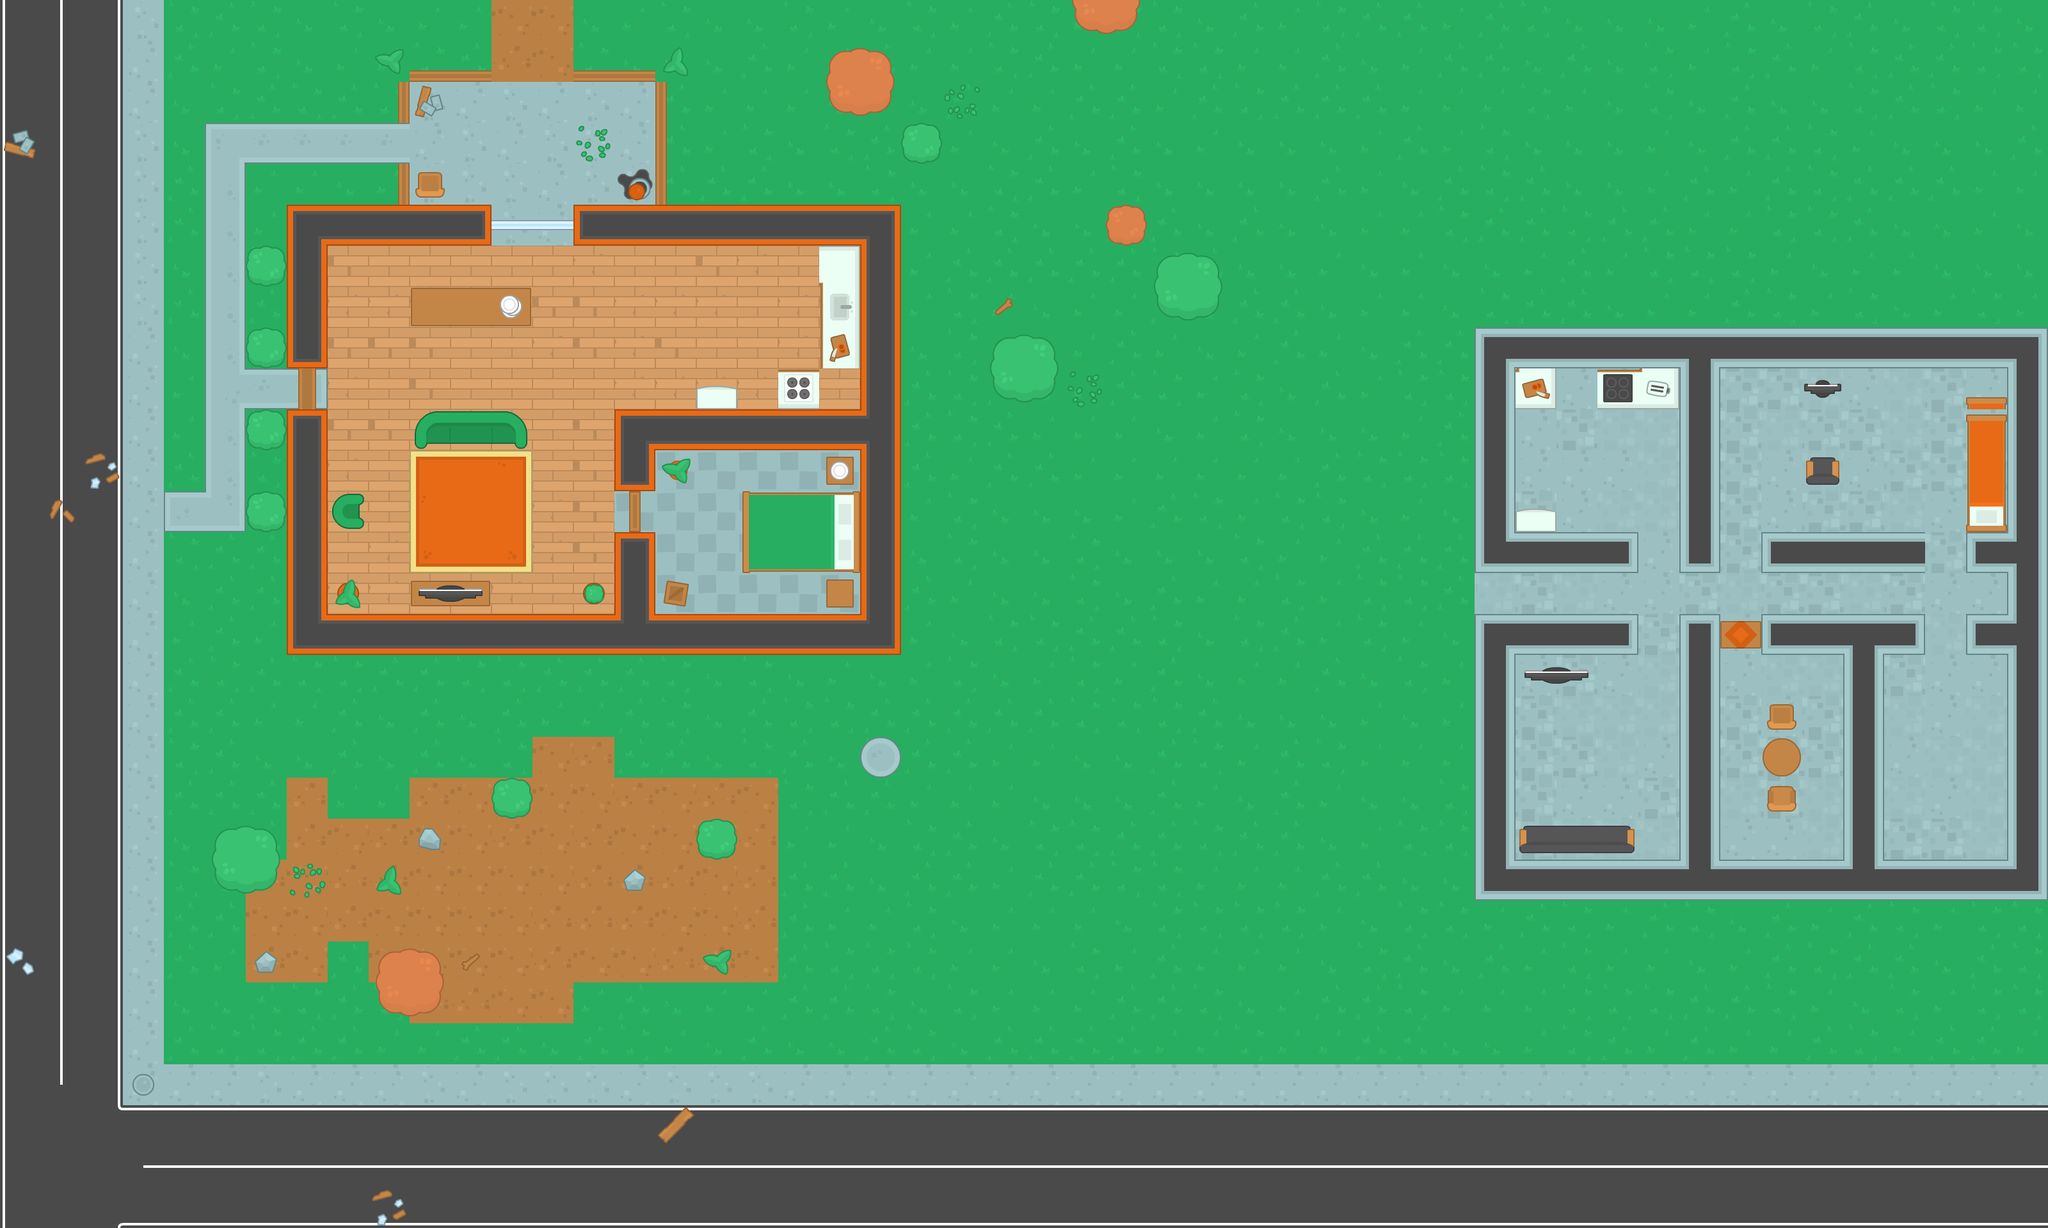

Rendered tile map (Tiled .tmx) drawn with the repository's tilesets; below, a short description and the map source with its tile grids summarised:
An orthogonal 50x30 tile map with 64x64 px tiles, 4 tile layers (ground, walls, items, decorations) and 58 objects (47x wall, 5x zombie, 2x health, player, shotgun, ...).

<map version="1.0" orientation="orthogonal" renderorder="right-down" width="50" height="30" tilewidth="64" tileheight="64" nextobjectid="131">
 <tileset firstgid="1" name="spritesheet_tiles" tilewidth="64" tileheight="64" spacing="10" tilecount="540" columns="27">
  <image source="../img/spritesheet_tiles.png" width="1988" height="1470" />
 </tileset>
 <layer name="ground" width="50" height="30">
  <data>[1500 cells, 1500 non-empty, 42 distinct tile ids]</data>
 </layer>
 <layer name="walls" width="50" height="30">
  <data>[1500 cells, 150 non-empty, 24 distinct tile ids]</data>
 </layer>
 <layer name="items" width="50" height="30">
  <data>[1500 cells, 82 non-empty, 53 distinct tile ids]</data>
 </layer>
 <layer name="decorations" width="50" height="30">
  <data>[1500 cells, 26 non-empty, 18 distinct tile ids]</data>
 </layer>
 <objectgroup name="Obstacles">
  <object id="1" name="player" x="1968" y="1168" width="32" height="32" />
  <object id="2" name="wall" x="448" y="320" width="320" height="64" />
  <object id="3" name="wall" x="448" y="960" width="960" height="64" />
  <object id="4" name="wall" x="960" y="640" width="384" height="64" />
  <object id="5" name="wall" x="1344" y="384" width="64" height="576" />
  <object id="6" name="wall" x="448" y="384" width="64" height="192" />
  <object id="7" name="wall" x="448" y="640" width="64" height="320" />
  <object id="8" name="wall" x="960" y="832" width="64" height="128" />
  <object id="9" name="wall" x="960" y="704" width="64" height="64" />
  <object id="15" name="wall" x="896" y="320" width="512" height="64" />
  <object id="21" name="wall" x="640" y="448" width="192" height="64" />
  <object id="22" name="wall" x="1168" y="768" width="176" height="128" />
  <object id="23" name="wall" x="1152" y="576" width="128" height="32" />
  <object id="24" name="wall" x="656" y="640" width="160" height="48" />
  <object id="25" name="wall" x="512" y="784" width="48" height="32" />
  <object id="26" name="wall" x="640" y="912" width="128" height="48" />
  <object id="28" name="wall" x="910" y="909" width="35" height="35" />
  <object id="29" name="wall" x="1088" y="608" width="64" height="32" />
  <object id="30" name="wall" x="1040" y="720" width="32" height="32" />
  <object id="31" name="wall" x="528" y="912" width="32" height="32" />
  <object id="34" name="wall" x="656" y="272" width="32" height="48" />
  <object id="35" name="wall" x="1024" y="912" width="48" height="48" />
  <object id="36" name="wall" x="1296" y="896" width="48" height="48" />
  <object id="37" name="wall" x="1296" y="704" width="48" height="48" />
  <object id="38" name="wall" x="1280" y="384" width="16" height="256" />
  <object id="46" name="wall" x="784" y="1232" width="32" height="32" />
  <object id="47" name="wall" x="1104" y="1296" width="32" height="32" />
  <object id="48" name="wall" x="608" y="1504" width="64" height="64" />
  <object id="49" name="wall" x="352" y="1312" width="64" height="64" />
  <object id="50" name="wall" x="1312" y="96" width="64" height="64" />
  <object id="52" name="wall" x="1824" y="416" width="64" height="64" />
  <object id="53" name="wall" x="1744" y="336" width="32" height="32" />
  <object id="54" name="wall" x="1424" y="208" width="32" height="32" />
  <object id="55" name="wall" x="1680" y="-16" width="96" height="64" />
  <object id="56" name="wall" x="1568" y="544" width="64" height="64" />
  <object id="57" name="wall" x="400" y="784" width="32" height="32" />
  <object id="58" name="wall" x="400" y="656" width="32" height="32" />
  <object id="59" name="wall" x="400" y="528" width="32" height="32" />
  <object id="60" name="wall" x="400" y="400" width="32" height="32" />
  <object id="87" name="zombie" x="1616" y="720" width="32" height="32" />
  <object id="88" name="zombie" x="1712" y="704" width="32" height="32" />
  <object id="89" name="zombie" x="1744" y="608" width="32" height="32" />
  <object id="92" name="zombie" x="1504" y="736" width="32" height="32" />
  <object id="94" name="zombie" x="1872" y="576" width="32" height="32" />
  <object id="99" name="health" x="848" y="912" width="32" height="32" />
  <object id="100" name="shotgun" x="1424" y="1168" width="32" height="32" />
  <object id="112" name="pistol" x="2800" y="912" width="32" height="32" />
  <object id="113" name="wall" x="2368" y="576" width="256" height="64" />
  <object id="115" name="wall" x="2368" y="800" width="64" height="32" />
  <object id="116" name="wall" x="2384" y="1040" width="96" height="32" />
  <object id="117" name="wall" x="2384" y="1296" width="160" height="48" />
  <object id="118" name="wall" x="2768" y="1168" width="32" height="32" />
  <object id="119" name="wall" x="2768" y="1232" width="32" height="32" />
  <object id="122" name="wall" x="2816" y="592" width="48" height="32" />
  <object id="123" name="wall" x="3072" y="576" width="64" height="256" />
  <object id="125" name="wall" x="2832" y="720" width="32" height="32" />
  <object id="127" x="2784" y="1184" />
  <object id="128" name="health" x="2384" y="656" width="32" height="32" />
 </objectgroup>
</map>
